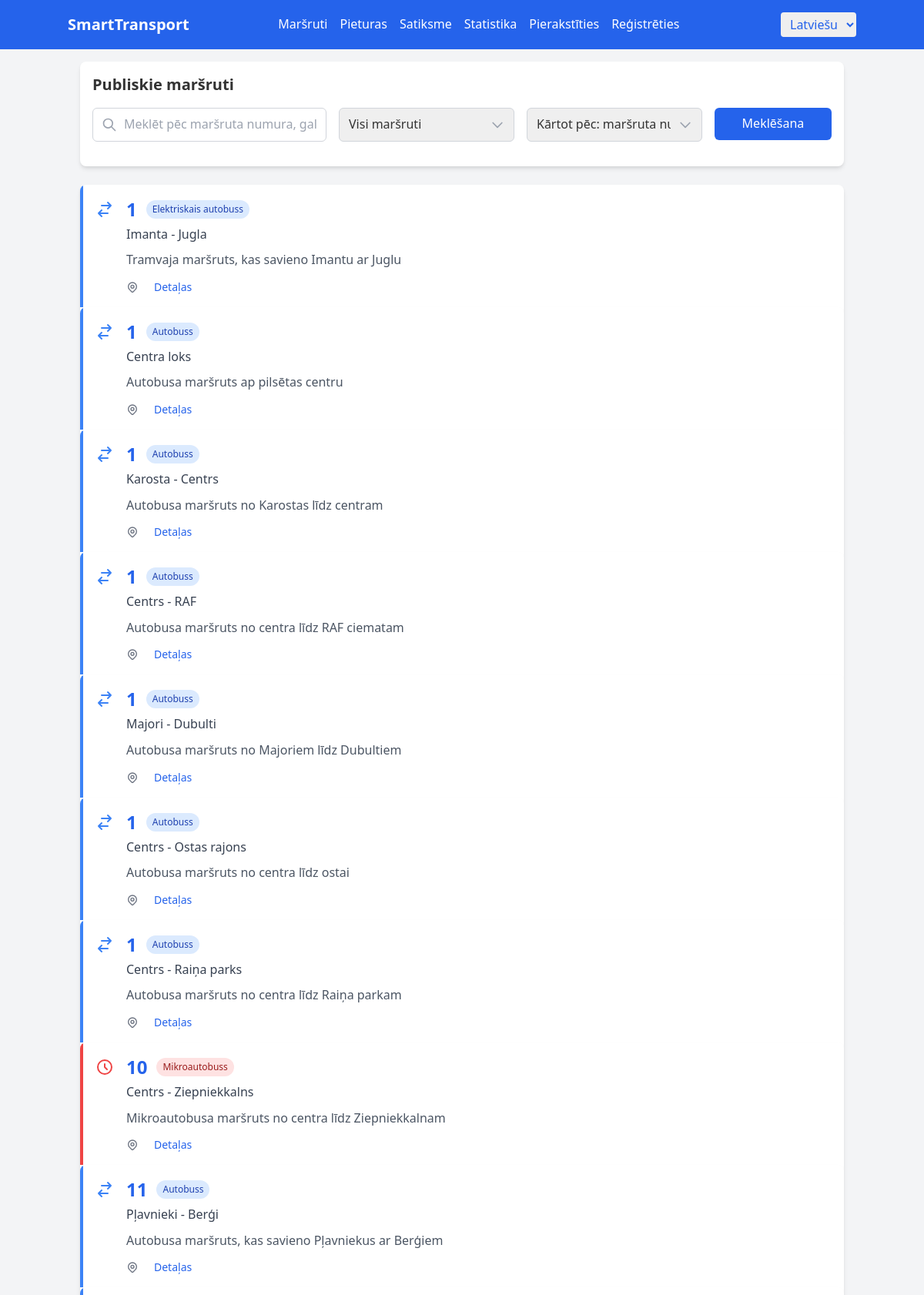
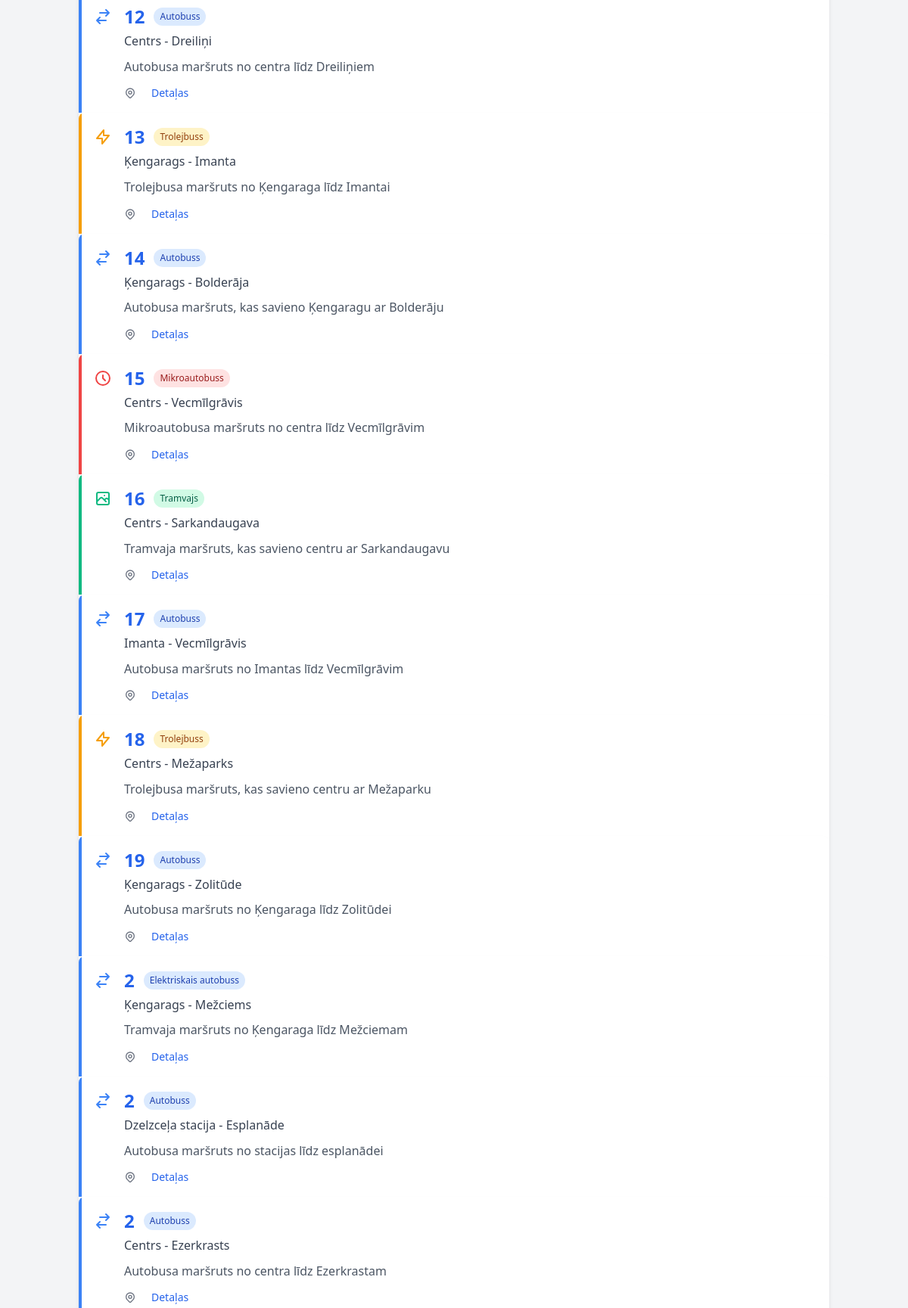
Screenshot of /lv/routes/ (upper part) with the database file from the repository (2 pictures, top to bottom).
### transport/models.py (models this page shows, shortened)
class Marsruts(models.Model):
    marsruts_id = models.AutoField(primary_key=True)
    numurs = models.CharField(_('Number'), max_length=20)
    nosaukums = models.CharField(_('Name'), max_length=255)
    apraksts = models.TextField(_('Description'), null=True, blank=True)
    pilseta = models.ForeignKey(Pilseta, on_delete=models.CASCADE, verbose_name=_('City'))
    class Meta:
        db_table = 'transport_marsruts'

### transport/views.py (the view, shortened to what this page needs)
# urls.py: path('routes/', views.routes_list, name='routes_list'),
def routes_list(request):
    search_query = request.GET.get('search', '')
    route_type = request.GET.get('type', 'all')
    sort_by = request.GET.get('sort', 'number')
    from django.db import connection
    with connection.cursor() as cursor:
        cursor.execute("""
            SELECT m.marsruts_id, m.numurs, m.nosaukums, m.apraksts, m.pilseta_id,
                   v.veids_id, v.nosaukums as transport_type
            FROM transport_marsruts m
            LEFT JOIN (
                SELECT DISTINCT tl.marsruts_id, tv.veids_id, tv.nosaukums
                FROM transport_transportlidzeklis tl
                JOIN transport_transportaveids tv ON tl.veids_id = tv.veids_id
            ) v ON m.marsruts_id = v.marsruts_id
        """)
        rows = cursor.fetchall()
    routes_data = {}
    for row in rows:
        marsruts_id, numurs, nosaukums, apraksts, pilseta_id, veids_id, transport_type = row
        routes_data[marsruts_id] = {
            'marsruts_id': marsruts_id,
            'numurs': numurs,
            'nosaukums': nosaukums,
            'apraksts': apraksts,
            'pilseta_id': pilseta_id,
            'veids_id': veids_id,
            'transport_type': transport_type or 'Autobuss'  # Default to bus if none assigned
        }
    routes = Marsruts.objects.all()
    if sort_by == 'number':
        routes = routes.order_by('numurs')
    elif sort_by == 'name':
        routes = routes.order_by('nosaukums')
    elif sort_by == 'type':
        routes = routes.order_by('numurs')
    routes_with_types = []
    for route in routes:
        route_data = {
            'route': route,
            'veids_id': None,
            'transport_type': 'Autobuss'  # Default
        }
        if route.marsruts_id in routes_data:
            route_data['veids_id'] = routes_data[route.marsruts_id]['veids_id']
            route_data['transport_type'] = routes_data[route.marsruts_id]['transport_type']
        routes_with_types.append(route_data)
    transport_types = [
        {'id': 1, 'code': 'bus', 'name': 'Autobuss'},
        {'id': 2, 'code': 'tram', 'name': 'Tramvajs'},
        {'id': 3, 'code': 'trolley', 'name': 'Trolejbuss'},
        {'id': 4, 'code': 'express', 'name': 'Mikroautobuss'},
        {'id': 8, 'code': 'train', 'name': 'Dīzeļvilciens'}
    ]
    from .models import KustibasGrafiks
    for route_data in routes_with_types:
        route_obj = route_data['route'] if isinstance(route_data, dict) and 'route' in route_data else route_data
        marsruts_id = route_obj.marsruts_id if hasattr(route_obj, 'marsruts_id') else getattr(route_obj, 'id', None)
        route_obj.has_schedule = KustibasGrafiks.objects.filter(marsruts_id=marsruts_id).exists()
    total_routes = routes.count()
    from .models import KustibasGrafiks, Transportlidzeklis
    schedule_counts = [KustibasGrafiks.objects.filter(marsruts=r['route']).count() for r in routes_with_types]
    avg_frequency = round(sum(schedule_counts) / total_routes, 2) if total_routes > 0 else 0
    if hasattr(Transportlidzeklis, 'operators'):
        operators_count = Transportlidzeklis.objects.values('operators').distinct().count()
    else:
        operators_count = Transportlidzeklis.objects.values('marsruts').distinct().count()
    context = {
        'routes': routes_with_types,
        'transport_types': transport_types,
        'total_routes': total_routes,
        'avg_frequency': avg_frequency,
        'operators_count': operators_count,
        'search_query': search_query,
        'route_type': route_type,
        'sort_by': sort_by,
    }
    context['LANGUAGE_CODE'] = request.LANGUAGE_CODE if hasattr(request, 'LANGUAGE_CODE') else request.LANGUAGE_CODE if 'LANGUAGE_CODE' in request else 'lv'
    return render(request, 'transport/routes/list.html', context)

### templates/transport/routes/list.html (shortened to what this page needs)
{% extends 'base.html' %}
{% load i18n %}
{% block content %}
<div class="bg-white rounded-lg shadow-md p-4 mb-6">
    <div class="flex flex-col md:flex-row items-start md:items-center justify-between mb-4">
        <h2 class="text-xl font-bold mb-2 md:mb-0">{% trans "Public Transport Routes" %}</h2>
    </div>
    <form method="get" class="flex flex-col md:flex-row space-y-3 md:space-y-0 md:space-x-4 mb-4">
        <div class="md:w-1/3">
            <div class="relative">
                <svg xmlns="http://www.w3.org/2000/svg" class="h-5 w-5 absolute left-3 top-3 text-gray-400" fill="none" viewBox="0 0 24 24" stroke="currentColor">
                    <path stroke-linecap="round" stroke-linejoin="round" stroke-width="2" d="M21 21l-6-6m2-5a7 7 0 11-14 0 7 7 0 0114 0z" />
                </svg>
                <input type="text" name="search" class="w-full pl-10 pr-3 py-2 border border-gray-300 rounded-md focus:outline-none focus:ring-2 focus:ring-blue-500"
                       placeholder="{% trans 'Search by route number, destination, or stop...' %}">
            </div>
        </div>
        <div class="md:w-1/4">
            <div class="relative">
                <select name="type" class="w-full pl-3 pr-10 py-2 border border-gray-300 rounded-md focus:outline-none focus:ring-2 focus:ring-blue-500 appearance-none">
                    <option value="all" {% if route_type == 'all' %}selected{% endif %}>{% trans "All routes" %}</option>
                </select>
                <svg xmlns="http://www.w3.org/2000/svg" class="h-5 w-5 absolute right-3 top-3 text-gray-400" fill="none" viewBox="0 0 24 24" stroke="currentColor">
                    <path stroke-linecap="round" stroke-linejoin="round" stroke-width="2" d="M19 9l-7 7-7-7" />
                </svg>
            </div>
        </div>
        <div class="md:w-1/4">
            <div class="relative">
                <select name="sort" class="w-full pl-3 pr-10 py-2 border border-gray-300 rounded-md focus:outline-none focus:ring-2 focus:ring-blue-500 appearance-none">
                    <option value="number" {% if sort_by == 'number' %}selected{% endif %}>{% trans "Sort by: Route number" %}</option>
                </select>
                <svg xmlns="http://www.w3.org/2000/svg" class="h-5 w-5 absolute right-3 top-3 text-gray-400" fill="none" viewBox="0 0 24 24" stroke="currentColor">
                    <path stroke-linecap="round" stroke-linejoin="round" stroke-width="2" d="M19 9l-7 7-7-7" />
                </svg>
            </div>
        </div>
        <div class="md:w-1/6">
            <button type="submit" class="w-full bg-blue-600 text-white px-4 py-2 rounded-md hover:bg-blue-700">
                {% trans "Search" %}
            </button>
        </div>
    </form>
</div>
<div class="space-y-4">
    {% for route_data in routes %}
    <div class="bg-white rounded-lg shadow-md overflow-hidden">
        {% with route=route_data.route transport_type=route_data.transport_type veids_id=route_data.veids_id %}
        <div class="flex items-start p-4 border-l-4 {% if veids_id == 2 %}border-green-500{% elif veids_id == 3 %}border-yellow-500{% elif veids_id == 4 %}border-red-500{% elif veids_id == 8 or veids_id == 9 %}border-purple-500{% else %}border-blue-500{% endif %}">
            <div class="mr-4 mt-1">
                {% if veids_id == 2 %}
                <svg xmlns="http://www.w3.org/2000/svg" class="h-6 w-6 text-green-500" fill="none" viewBox="0 0 24 24" stroke="currentColor">
                    <path stroke-linecap="round" stroke-linejoin="round" stroke-width="2" d="M4 16l4.586-4.586a2 2 0 012.828 0L16 16m-2-2l1.586-1.586a2 2 0 012.828 0L20 14m-6-6h.01M6 20h12a2 2 0 002-2V6a2 2 0 00-2-2H6a2 2 0 00-2 2v12a2 2 0 002 2z" />
                </svg>
                {% elif veids_id == 3 %}
                <svg xmlns="http://www.w3.org/2000/svg" class="h-6 w-6 text-yellow-500" fill="none" viewBox="0 0 24 24" stroke="currentColor">
                    <path stroke-linecap="round" stroke-linejoin="round" stroke-width="2" d="M13 10V3L4 14h7v7l9-11h-7z" />
                </svg>
                {% elif veids_id == 4 %}
                <svg xmlns="http://www.w3.org/2000/svg" class="h-6 w-6 text-red-500" fill="none" viewBox="0 0 24 24" stroke="currentColor">
                    <path stroke-linecap="round" stroke-linejoin="round" stroke-width="2" d="M12 8v4l3 3m6-3a9 9 0 11-18 0 9 9 0 0118 0z" />
                </svg>
                {% else %}
                <svg xmlns="http://www.w3.org/2000/svg" class="h-6 w-6 text-blue-500" fill="none" viewBox="0 0 24 24" stroke="currentColor">
                    <path stroke-linecap="round" stroke-linejoin="round" stroke-width="2" d="M8 7h12m0 0l-4-4m4 4l-4 4m0 6H4m0 0l4 4m-4-4l4-4" />
                </svg>
                {% endif %}
            </div>
            <div class="flex-1">
                <div class="flex flex-col md:flex-row md:items-center justify-between mb-2">
                    <div>
                        <div class="flex items-center">
                            <h3 class="font-bold text-2xl mr-3 text-blue-600">
                                {{ route.numurs }}
                            </h3>
                            <span class="px-2 py-1
                                {% if veids_id == 2 %}
                                    bg-green-100 text-green-800
                                {% elif veids_id == 3 %}
                                    bg-yellow-100 text-yellow-800
                                {% elif veids_id == 8 or veids_id == 9 %}
                                    bg-purple-100 text-purple-800
                                {% elif veids_id == 4 %}
                                    bg-red-100 text-red-800
                                {% else %}
                                    bg-blue-100 text-blue-800
                                {% endif %}
                                rounded-full text-xs font-medium">
                                {% if transport_type %}
                                    {% trans transport_type %}
                                {% else %}
                                    {% trans "Bus" %}
                                {% endif %}
                            </span>
                        </div>
                        <p class="text-gray-700 font-medium mt-1">{{ route.nosaukums }}</p>
                    </div>
                </div>
                {% if route.apraksts %}
                <p class="text-gray-600 mb-3">{{ route.apraksts }}</p>
                {% endif %}
                <div class="flex items-center justify-between text-sm">
                    <div class="flex items-center space-x-4">
                        <div class="text-gray-500 flex items-center">
                    </div>
                    <div class="flex space-x-3">
                        <a href="{% url 'transport:route_details' route.marsruts_id %}" class="text-blue-600 hover:text-blue-800">
                            {% trans "Details" %}
                        </a>
                    </div>
                </div>
            </div>
        </div>
        {% endwith %}
    </div>
    {% endfor %}
</div>
{% endblock %}

### static/css/styles.css (style rules this page uses)
* { margin: 0; padding: 0; box-sizing: border-box; }
body { font-family: system-ui, -apple-system, BlinkMacSystemFont, 'Segoe UI', Roboto, Oxygen, Ubuntu, Cantarell, 'Open Sans', 'Helvetica Neue', sans-serif; line-height: 1.6; color: #333; }

### rows the page displays
Marsruts: route.numurs "1", route.nosaukums "Imanta - Jugla", route.apraksts "Tramvaja maršruts, kas savieno Imantu ar Juglu"
Marsruts: route.numurs "1", route.nosaukums "Centra loks", route.apraksts "Autobusa maršruts ap pilsētas centru"
Marsruts: route.numurs "1", route.nosaukums "Karosta - Centrs", route.apraksts "Autobusa maršruts no Karostas līdz centram"
Marsruts: route.numurs "1", route.nosaukums "Centrs - RAF", route.apraksts "Autobusa maršruts no centra līdz RAF ciematam"
Marsruts: route.numurs "1", route.nosaukums "Majori - Dubulti", route.apraksts "Autobusa maršruts no Majoriem līdz Dubultiem"
Marsruts: route.numurs "1", route.nosaukums "Centrs - Ostas rajons", route.apraksts "Autobusa maršruts no centra līdz ostai"
Marsruts: route.numurs "1", route.nosaukums "Centrs - Raiņa parks", route.apraksts "Autobusa maršruts no centra līdz Raiņa parkam"
Marsruts: route.numurs "10", route.nosaukums "Centrs - Ziepniekkalns", route.apraksts "Mikroautobusa maršruts no centra līdz Ziepniekkalnam"
Marsruts: route.numurs "11", route.nosaukums "Pļavnieki - Berģi", route.apraksts "Autobusa maršruts, kas savieno Pļavniekus ar Berģiem"
Marsruts: route.numurs "12", route.nosaukums "Centrs - Dreiliņi", route.apraksts "Autobusa maršruts no centra līdz Dreiliņiem"
Marsruts: route.numurs "13", route.nosaukums "Ķengarags - Imanta", route.apraksts "Trolejbusa maršruts no Ķengaraga līdz Imantai"
Marsruts: route.numurs "14", route.nosaukums "Ķengarags - Bolderāja", route.apraksts "Autobusa maršruts, kas savieno Ķengaragu ar Bolderāju"
Marsruts: route.numurs "15", route.nosaukums "Centrs - Vecmīlgrāvis", route.apraksts "Mikroautobusa maršruts no centra līdz Vecmīlgrāvim"
Marsruts: route.numurs "16", route.nosaukums "Centrs - Sarkandaugava", route.apraksts "Tramvaja maršruts, kas savieno centru ar Sarkandaugavu"
Marsruts: route.numurs "17", route.nosaukums "Imanta - Vecmīlgrāvis", route.apraksts "Autobusa maršruts no Imantas līdz Vecmīlgrāvim"
Marsruts: route.numurs "18", route.nosaukums "Centrs - Mežaparks", route.apraksts "Trolejbusa maršruts, kas savieno centru ar Mežaparku"
Marsruts: route.numurs "19", route.nosaukums "Ķengarags - Zolitūde", route.apraksts "Autobusa maršruts no Ķengaraga līdz Zolitūdei"
Marsruts: route.numurs "2", route.nosaukums "Ķengarags - Mežciems", route.apraksts "Tramvaja maršruts no Ķengaraga līdz Mežciemam"
Marsruts: route.numurs "2", route.nosaukums "Dzelzceļa stacija - Esplanāde", route.apraksts "Autobusa maršruts no stacijas līdz esplanādei"
Marsruts: route.numurs "2", route.nosaukums "Centrs - Ezerkrasts", route.apraksts "Autobusa maršruts no centra līdz Ezerkrastam"
